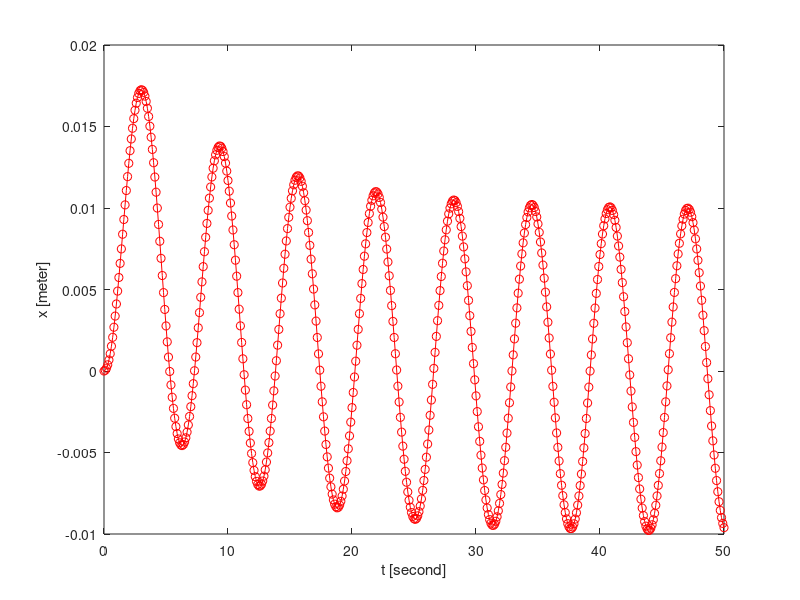

Write the MATLAB code that produced this figure.
% Filename: massSpringDamper.m
% Simulation of a mass-spring-damper system
function massSpringDamper()
global m K b F0 omega dt

m = 1; % mass
K = 1; % spring constant
b = 10; % viscous damping coefficient
F0 = 0.1; % driving amplitude
omega = 1; % driving frequency
maxTime = 50; % total time of simulation
dt = 1e-1; % discrete time step
eps = 1e-6 * F0; % error tolerance

t = 0:dt:maxTime; % time
x = zeros(size(t)); % position
u = zeros(size(t)); % velocity

% Initial condition: position and velocity are zero
x(1) = 0;
u(1) = 0;

for k=1:length(t)-1 % march over time steps
    x_old = x(k);
    u_old = u(k);    
    t_new = t(k+1);
    
    x_new = x_old; % guess solution
    err = eps * 100; % initialize to a large value
    while err > eps
        deltaX = f(x_new, x_old, u_old, t_new) / ...
            df(x_new, x_old, u_old, t_new);
        x_new = x_new - deltaX;
        err = abs( f(x_new, x_old, u_old, t_new) );
    end
    
    u_new = (x_new - x_old) / dt;
    
    x(k+1) = x_new; % store solution
    u(k+1) = u_new;
end

% Plot it
plot(t, x, 'ro-'); xlabel('t [second]'); ylabel('x [meter]');
end

function s = f(x_new, x_old, u_old, t_new)
global m K b F0 omega dt
s = m/dt * ( (x_new-x_old)/dt - u_old ) + K*x_new + b*(x_new-x_old)/dt ...
    - F0*sin(omega*t_new);
end

function s = df(x_new, x_old, u_old, t_new)
global m K b dt
s = m/dt^2 + K + b/dt;
end
